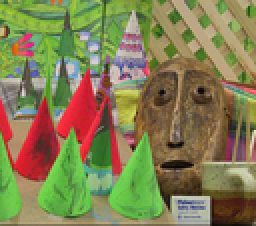
%> input picture aula_16_01/left.png, 128 x 113 px, shrunk from 420 x 370 before the run (shown 2 times larger)
$ octave mediana.m   (GNU Octave 9; MATLAB toolbox functions it lacks are replaced by stand-ins)
%> lines starting %> are read from the running program, lines starting %| are printed output that depends on the picture
### aula_16_01/disparidade.m
function Disp=disparidade(left, right, w)
%> called with left = 'left.png', right = 'right.png', w = 1
    E = imread(left);
%> E is the input picture: size 113x128x3 uint8; mean R, G, B 131.5, 127.2, 81.8
    D = imread(right);
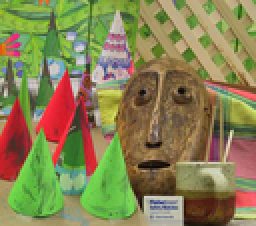
%> input picture aula_16_01/right.png, 128 x 113 px, shrunk from 420 x 370 before the run (shown 2 times larger)
%> D is the input picture: size 113x128x3 uint8; mean R, G, B 135.6, 129.9, 82.4

    [l c n] = size(E);
%> l = 113; c = 128; n = 3

    Disp = zeros(l,c);

    for i = w+1:l-w-1
        for j=w+1:c-w-1
            L = double(E(i-w:i+w,j-w:j+w,:));
            d = inf(1,c);
            for k = max(w+1, j-50):j
                R = double(D(i-w:i+w,k-w:k+w,:));
                d(k) = sum(sum(sum(abs(L-R))));
            end
            [s t] = min(d);
            Disp(i,j) = abs(j-t);
        end
    end
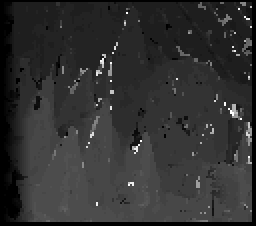
%> Disp: size 113x128 double (shown 2 times larger); min 0, max 50, mean 9.6; drawn with min black and max white
    %imshow(Disp/max(max(Disp)));
end


### aula_16_01/mediana.m


for i = 1:5
%> (the run ends here)
